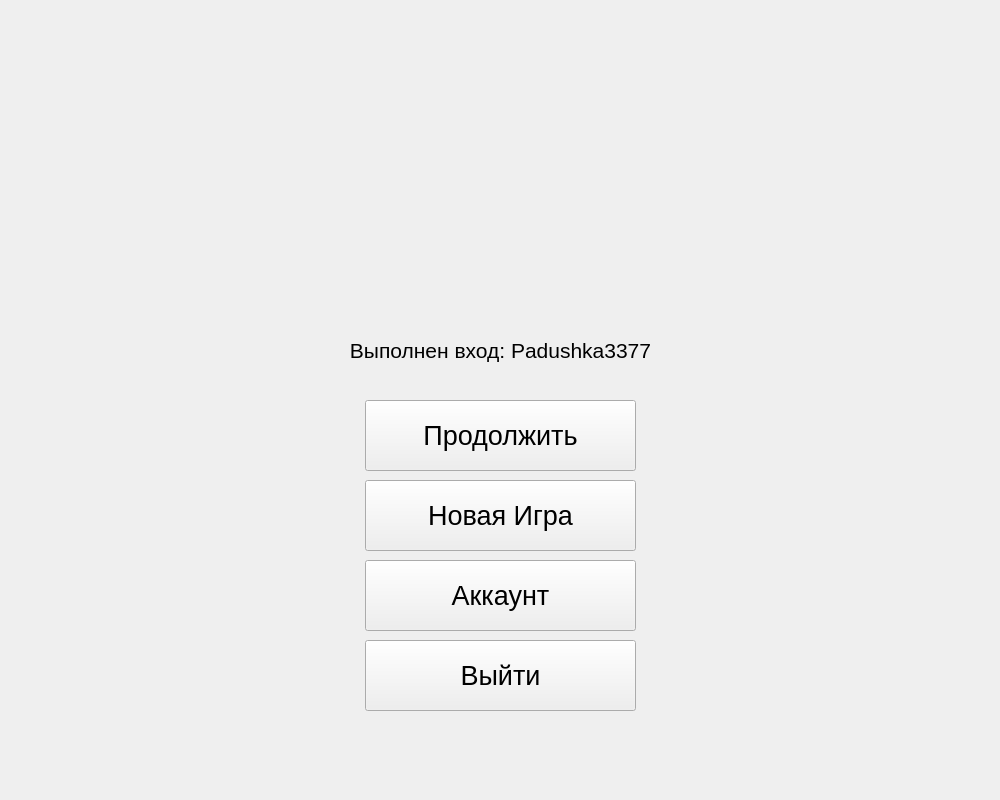
<?xml version="1.0" encoding="UTF-8"?>
<ui version="4.0">
 <class>Form</class>
 <widget class="QWidget" name="Form">
  <property name="geometry">
   <rect>
    <x>0</x>
    <y>0</y>
    <width>1000</width>
    <height>800</height>
   </rect>
  </property>
  <property name="windowTitle">
   <string>Form</string>
  </property>
  <widget class="QLabel" name="account_status_label">
   <property name="geometry">
    <rect>
     <x>230</x>
     <y>330</y>
     <width>541</width>
     <height>41</height>
    </rect>
   </property>
   <property name="font">
    <font>
     <pointsize>16</pointsize>
    </font>
   </property>
   <property name="text">
    <string>Выполнен вход: Padushka3377</string>
   </property>
   <property name="alignment">
    <set>Qt::AlignCenter</set>
   </property>
  </widget>
  <widget class="QPushButton" name="continue_game_button">
   <property name="geometry">
    <rect>
     <x>365</x>
     <y>400</y>
     <width>271</width>
     <height>71</height>
    </rect>
   </property>
   <property name="font">
    <font>
     <pointsize>20</pointsize>
    </font>
   </property>
   <property name="text">
    <string>Продолжить</string>
   </property>
  </widget>
  <widget class="QPushButton" name="new_game_button">
   <property name="geometry">
    <rect>
     <x>365</x>
     <y>480</y>
     <width>271</width>
     <height>71</height>
    </rect>
   </property>
   <property name="font">
    <font>
     <pointsize>20</pointsize>
    </font>
   </property>
   <property name="text">
    <string>Новая Игра</string>
   </property>
  </widget>
  <widget class="QPushButton" name="account_button">
   <property name="geometry">
    <rect>
     <x>365</x>
     <y>560</y>
     <width>271</width>
     <height>71</height>
    </rect>
   </property>
   <property name="font">
    <font>
     <pointsize>20</pointsize>
    </font>
   </property>
   <property name="text">
    <string>Аккаунт</string>
   </property>
  </widget>
  <widget class="QPushButton" name="exit_button">
   <property name="geometry">
    <rect>
     <x>365</x>
     <y>640</y>
     <width>271</width>
     <height>71</height>
    </rect>
   </property>
   <property name="font">
    <font>
     <pointsize>20</pointsize>
    </font>
   </property>
   <property name="text">
    <string>Выйти</string>
   </property>
  </widget>
  <widget class="QLabel" name="label">
   <property name="geometry">
    <rect>
     <x>65</x>
     <y>90</y>
     <width>871</width>
     <height>181</height>
    </rect>
   </property>
   <property name="text">
    <string/>
   </property>
   <property name="pixmap">
    <pixmap>Little_Carrot_Title.gif</pixmap>
   </property>
   <property name="scaledContents">
    <bool>true</bool>
   </property>
   <property name="alignment">
    <set>Qt::AlignBottom|Qt::AlignHCenter</set>
   </property>
   <property name="wordWrap">
    <bool>false</bool>
   </property>
  </widget>
 </widget>
 <resources/>
 <connections/>
</ui>
